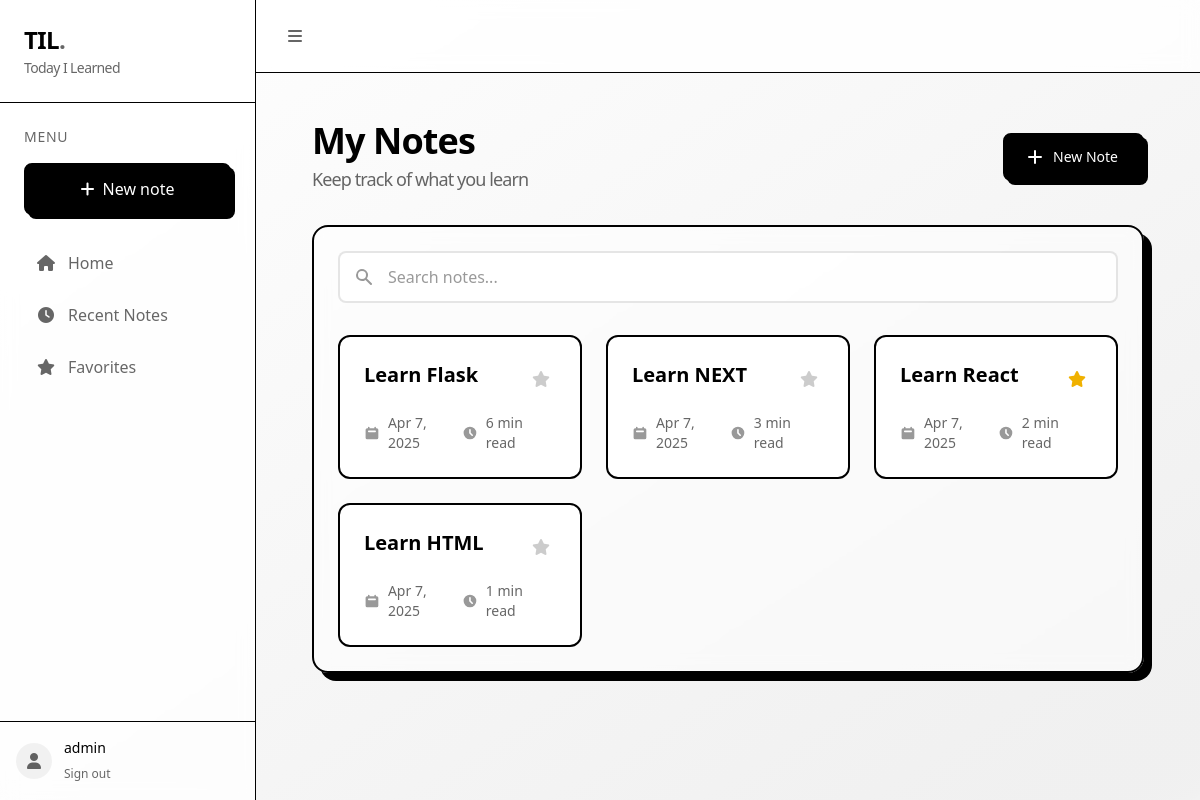
Screenshot of / (signed in) with the database file from the repository.
### notes/models.py (models this page shows, shortened)
class Note(models.Model):
    user = models.ForeignKey(User, on_delete=models.CASCADE)
    title = models.CharField(max_length=200)
    slug = models.SlugField(max_length=200, unique=True, blank=True)
    content = models.TextField()
    thumbnail = models.ImageField(upload_to='notes/thumbnails/', blank=True, null=True)
    created_at = models.DateTimeField(auto_now_add=True)
    updated_at = models.DateTimeField(auto_now=True)
    is_favorite = models.BooleanField(default=False)
    class Meta:
        ordering = ['-created_at']
    @property
    def reading_time(self):
        word_count = len(strip_tags(self.content).split())
        reading_time = math.ceil(word_count / 200)  # Assuming 200 words per minute
        return max(1, reading_time)  # Minimum 1 minute reading time

### notes/views.py (the view)
# urls.py: path('', views.NoteListView.as_view(), name='index'),
class NoteListView(BaseNoteView, ListView):
    template_name = 'notes/index.html'
    context_object_name = 'notes'
    def get_queryset(self):
        queryset = super().get_queryset()
        search_query = self.request.GET.get('q')
        if search_query:
            queryset = queryset.filter(title__icontains=search_query)
        filter_type = self.request.GET.get('filter')
        if filter_type == 'recent':
            queryset = queryset.order_by('-created_at')
        elif filter_type == 'favorites':
            queryset = queryset.filter(is_favorite=True)
        return queryset
    def get_context_data(self, **kwargs):
        context = super().get_context_data(**kwargs)
        context['search_query'] = self.request.GET.get('q', '')
        return context

### notes/views.py (called while the page is built)
    def get_queryset(self):
        return super().get_queryset().filter(user=self.request.user)

### templates/notes/index.html (shortened to what this page needs)
{% extends 'base.html' %} {% block content %}
<div
  x-data="{
    sidebarOpen: window.innerWidth >= 768,
    mobileMenuOpen: false
  }"
  @resize.window="sidebarOpen = window.innerWidth >= 768"
  class="h-screen overflow-hidden bg-gradient-to-br from-white to-black/5"
>
  <div class="flex h-screen overflow-hidden">
    {% include 'partials/sidebar.html' %}
    <div class="flex-1 flex flex-col min-w-0">
      <header
        class="bg-white/80 backdrop-blur-sm border-b border-black py-4 px-6 flex items-center justify-between sticky top-0 z-10"
      >
        <div class="flex items-center space-x-4">
          <button
            @click="sidebarOpen = !sidebarOpen"
            class="text-black/60 hover:text-black p-2 rounded-lg hover:bg-black/5 transition-all duration-200"
          >
            <i class="fas fa-bars"></i>
          </button>
        </div>
      </header>
      <main class="flex-1 overflow-y-auto p-6">
        <div class="max-w-7xl mx-auto sm:px-6 lg:px-8">
          <div class="px-4 py-6 sm:px-0">
            <div
              class="flex flex-col sm:flex-row sm:justify-between sm:items-center gap-4 mb-8"
            >
              <h1 class="text-4xl font-bold text-black tracking-tight">
                My Notes
                <span class="block text-lg font-normal text-black/60 mt-1"
                  >Keep track of what you learn</span
                >
              </h1>
              <a
                href="{% url 'notes:create' %}"
                class="inline-flex items-center px-6 py-3 text-sm font-medium rounded-lg text-white bg-black hover:bg-black/90 active:translate-y-0.5 transition-all duration-200 border-2 border-black shadow-[4px_4px_0px_0px_rgba(0,0,0)] hover:shadow-[2px_2px_0px_0px_rgba(0,0,0)] focus:outline-none"
              >
                <svg
                  class="-ml-1 mr-2 h-5 w-5"
                  xmlns="http://www.w3.org/2000/svg"
                  viewBox="0 0 20 20"
                  fill="currentColor"
                >
                  <path
                    fill-rule="evenodd"
                    d="M10 3a1 1 0 011 1v5h5a1 1 0 110 2h-5v5a1 1 0 11-2 0v-5H4a1 1 0 110-2h5V4a1 1 0 011-1z"
                    clip-rule="evenodd"
                  />
                </svg>
                New Note
              </a>
            </div>
            <div
              x-data="{
              search: '{{ search_query }}',
              notes: [],
              filteredNotes: [],
              init() {
                this.notes = Array.from(document.querySelectorAll('[data-note]')).map(el => ({
                  element: el,
                  title: el.getAttribute('data-title').toLowerCase(),
                  content: el.getAttribute('data-content').toLowerCase()
                }));
                this.filterNotes();
                this.$watch('search', () => this.filterNotes());
              },
              filterNotes() {
                const searchTerm = this.search.toLowerCase();
                this.notes.forEach(note => {
                  if (!searchTerm || note.title.includes(searchTerm) || note.content.includes(searchTerm)) {
                    note.element.style.display = '';
                  } else {
                    note.element.style.display = 'none';
                  }
                });
                // Show/hide empty state
                const hasVisibleNotes = this.notes.some(note => note.element.style.display !== 'none');
                document.getElementById('empty-state').style.display = hasVisibleNotes ? 'none' : '';
              }
            }"
              class="bg-white/50 backdrop-blur-sm rounded-2xl border-2 border-black p-6 shadow-[8px_8px_0px_0px_rgba(0,0,0)]"
            >
              <div class="mb-8">
                <div class="flex gap-3">
                  <div class="flex-1">
                    <div class="relative">
                      <div
                        class="pointer-events-none absolute inset-y-0 left-0 flex items-center pl-4"
                      >
                      </div>
                      <input
                        type="search"
                        id="search"
                        x-model="search"
                        class="block w-full rounded-lg border-2 border-black/10 pl-12 pr-4 py-3 text-black placeholder-black/40 focus:outline-none focus:ring-2 focus:ring-black/5 focus:border-black/20 transition-all bg-white/80"
                        placeholder="Search notes..."
                      />
                    </div>
                  </div>
                </div>
              </div>
              <div class="grid gap-6 sm:grid-cols-2 lg:grid-cols-3">
                {% for note in notes %}
                <div
                  data-note
                  data-title="{{ note.title }}"
                  data-content="{{ note.content|striptags }}"
                  class="group bg-white rounded-xl border-2 border-black overflow-hidden hover:shadow-[8px_8px_0px_0px_rgba(0,0,0)] transition-all duration-200"
                >
                  <div class="p-6">
                    <div class="flex justify-between items-start">
                      <h2
                        class="text-xl font-semibold text-black group-hover:underline decoration-2"
                      >
                        <a href="{% url 'notes:detail' note.slug %}"
                          >{{ note.title }}</a
                        >
                      </h2>
                      <button
                        @click.prevent="
                          fetch('{% url 'notes:favorite' note.slug %}', {
                            method: 'POST',
                            headers: {
                              'X-CSRFToken': '{{ csrf_token }}',
                            },
                          })
                          .then(response => response.json())
                          .then(data => {
                            if (data.status === 'success') {
                              $el.querySelector('.favorite-icon').classList.toggle('text-yellow-500');
                              $dispatch('toast-message', {
                                message: data.is_favorite ? 'Added to favorites' : 'Removed from favorites',
                                type: 'success'
                              });
                            }
                          })
                        "
                        class="p-1.5 hover:bg-black/5 rounded-lg transition-colors"
                      >
                        <i
                          class="fas fa-star favorite-icon {% if note.is_favorite %}text-yellow-500{% else %}text-black/20{% endif %} transition-colors"
                        ></i>
                      </button>
                    </div>
                    <div
                      class="mt-4 flex items-center justify-between text-sm text-black/60"
                    >
                      <div class="flex items-center">
                        <svg
                          class="h-4 w-4 mr-2 text-black/40"
                          xmlns="http://www.w3.org/2000/svg"
                          viewBox="0 0 20 20"
                          fill="currentColor"
                        >
                          <path
                            fill-rule="evenodd"
                            d="M6 2a1 1 0 00-1 1v1H4a2 2 0 00-2 2v10a2 2 0 002 2h12a2 2 0 002-2V6a2 2 0 00-2-2h-1V3a1 1 0 10-2 0v1H7V3a1 1 0 00-1-1zm0 5a1 1 0 000 2h8a1 1 0 100-2H6z"
                            clip-rule="evenodd"
                          />
                        </svg>
                        {{ note.created_at|date:"M j, Y" }}
                      </div>
                      <div class="flex items-center">
                        <svg
                          class="h-4 w-4 mr-2 text-black/40"
                          xmlns="http://www.w3.org/2000/svg"
                          viewBox="0 0 20 20"
                          fill="currentColor"
                        >
                          <path
                            fill-rule="evenodd"
                            d="M10 18a8 8 0 100-16 8 8 0 000 16zm1-12a1 1 0 10-2 0v4a1 1 0 00.293.707l2.828 2.829a1 1 0 101.415-1.415L11 9.586V6z"
                            clip-rule="evenodd"
                          />
                        </svg>
                        {{ note.reading_time }} min read
                      </div>
                    </div>
                  </div>
                </div>
                {% endfor %}
              </div>
            </div>
          </div>
        </div>
      </main>
    </div>
  </div>
</div>
{% endblock %}

### templates/partials/sidebar.html (shortened to what this page needs)
<div
  class="w-64 bg-white/80 backdrop-blur-sm border-r border-black flex flex-col flex-shrink-0"
  x-show="sidebarOpen"
  x-transition:enter="transition-transform ease-out duration-300"
  x-transition:enter-start="-translate-x-full"
  x-transition:enter-end="translate-x-0"
  x-transition:leave="transition-transform ease-in duration-300"
  x-transition:leave-start="translate-x-0"
  x-transition:leave-end="-translate-x-full"
>
  <div class="p-6 border-b border-black">
    <a href="{% url 'notes:index' %}" class="flex items-center space-x-3 group">
      <span class="text-2xl font-bold tracking-tight"
        >TIL<span class="text-black/60">.</span>
        <span class="block text-sm font-normal text-black/60 mt-0.5"
          >Today I Learned</span
        ></span
      >
    </a>
  </div>
  <div class="p-6">
    <h2 class="text-black/60 text-sm font-medium uppercase tracking-wider mb-4">
      Menu
    </h2>
    <a
      href="{% url 'notes:create' %}"
      class="w-full bg-black text-white hover:bg-black/90 active:translate-y-0.5 transition-all duration-200 py-3 px-4 rounded-lg flex items-center justify-center mb-6 border-2 border-black shadow-[4px_4px_0px_0px_rgba(0,0,0)] hover:shadow-[2px_2px_0px_0px_rgba(0,0,0)]"
    >
      <i class="fas fa-plus mr-2"></i> New note
    </a>
    <nav class="space-y-1">
      <a
        href="{% url 'notes:index' %}"
        class="flex items-center space-x-3 p-3 rounded-lg transition-all duration-200 {% if request.resolver_match.url_name == 'home' and not request.GET.filter %}bg-black/5 text-black font-medium{% else %}text-black/60 hover:bg-black/5 hover:text-black{% endif %}"
      >
        <i class="fas fa-home w-5 text-center"></i>
        <span>Home</span>
      </a>
      <a
        href="{% url 'notes:index' %}?filter=recent"
        class="flex items-center space-x-3 p-3 rounded-lg transition-all duration-200 {% if request.GET.filter == 'recent' %}bg-black/5 text-black font-medium{% else %}text-black/60 hover:bg-black/5 hover:text-black{% endif %}"
      >
        <i class="fas fa-clock w-5 text-center"></i>
        <span>Recent Notes</span>
      </a>
      <a
        href="{% url 'notes:index' %}?filter=favorites"
        class="flex items-center space-x-3 p-3 rounded-lg transition-all duration-200 {% if request.GET.filter == 'favorites' %}bg-black/5 text-black font-medium{% else %}text-black/60 hover:bg-black/5 hover:text-black{% endif %}"
      >
        <i class="fas fa-star w-5 text-center"></i>
        <span>Favorites</span>
      </a>
    </nav>
  </div>
  {% if user.is_authenticated %}
  <div class="mt-auto p-4 border-t border-black">
    <div class="flex items-center space-x-3">
      <div
        class="w-9 h-9 bg-black/5 rounded-full flex items-center justify-center"
      >
        <i class="fas fa-user text-black/60"></i>
      </div>
      <div>
        <p class="text-sm font-medium text-black">{{ user.username }}</p>
        <form method="post" action="{% url 'logout' %}" class="mt-0.5">
          <button
            type="submit"
            class="text-xs text-black/60 hover:text-black transition-colors"
          >
            Sign out
          </button>
        </form>
      </div>
    </div>
  </div>
  {% endif %}
</div>

### rows the page displays
Note: title "Learn Flask", is_favorite False (drawn), created_at "Apr 7, 2025", reading_time "6"
Note: title "Learn NEXT", is_favorite False (drawn), created_at "Apr 7, 2025", reading_time "3"
Note: title "Learn React", is_favorite True (drawn), created_at "Apr 7, 2025", reading_time "2"
Note: title "Learn HTML", is_favorite False (drawn), created_at "Apr 7, 2025", reading_time "1"

### other values shown
{{ user.username }} "admin"
